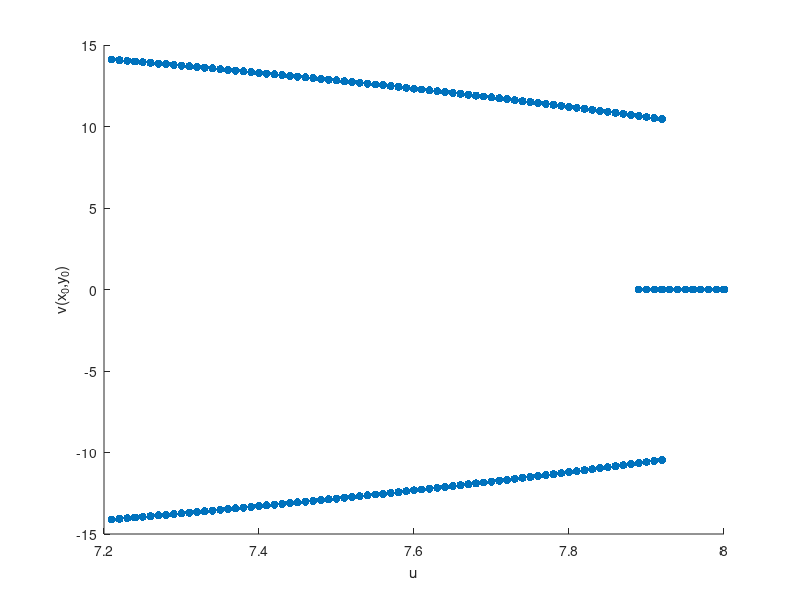

Here is the MATLAB script that generated this plot:
clear all
close all
fid = fopen('./Diagr2/bif_diagr.txt');

fromfile=fscanf(fid,'%f %f');
fclose(fid);

dati=zeros(length(fromfile)/2,2);
j=1;
for i=1:2:length(fromfile)
    dati(j,[1,2])=fromfile([i,i+1]);
    j=j+1;
end


scatter(dati(:,1),dati(:,2),'filled');
xlabel("\nu");
ylabel("v(x_0,y_0)");